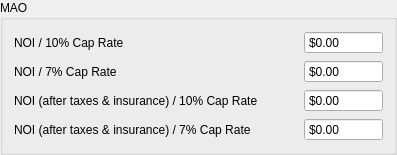
            <widget class="QGroupBox" name="groupBox_mAOOp">
             <property name="styleSheet">
              <string notr="true"/>
             </property>
             <property name="title">
              <string>MAO</string>
             </property>
             <layout class="QGridLayout" name="gridLayout_21">
              <item row="0" column="0">
               <layout class="QHBoxLayout" name="horizontalLayout_94">
                <item>
                 <widget class="QLabel" name="label_106">
                  <property name="sizePolicy">
                   <sizepolicy hsizetype="MinimumExpanding" vsizetype="Preferred">
                    <horstretch>0</horstretch>
                    <verstretch>0</verstretch>
                   </sizepolicy>
                  </property>
                  <property name="text">
                   <string>NOI / 10% Cap Rate</string>
                  </property>
                 </widget>
                </item>
                <item>
                 <spacer name="horizontalSpacer_97">
                  <property name="orientation">
                   <enum>Qt::Orientation::Horizontal</enum>
                  </property>
                  <property name="sizeHint" stdset="0">
                   <size>
                    <width>40</width>
                    <height>20</height>
                   </size>
                  </property>
                 </spacer>
                </item>
                <item>
                 <widget class="QDoubleSpinBox" name="doubleSpinBox_nOI10CrMAOOp">
                  <property name="toolTip">
                   <string>Please Fill NOI / 10% Cap Rate under ARV, Renovations</string>
                  </property>
                  <property name="readOnly">
                   <bool>true</bool>
                  </property>
                  <property name="buttonSymbols">
                   <enum>QAbstractSpinBox::ButtonSymbols::NoButtons</enum>
                  </property>
                  <property name="prefix">
                   <string>$</string>
                  </property>
                  <property name="minimum">
                   <double>-100000000.000000000000000</double>
                  </property>
                  <property name="maximum">
                   <double>9999999999.989999771118164</double>
                  </property>
                 </widget>
                </item>
               </layout>
              </item>
              <item row="1" column="0">
               <layout class="QHBoxLayout" name="horizontalLayout_95">
                <item>
                 <widget class="QLabel" name="label_107">
                  <property name="sizePolicy">
                   <sizepolicy hsizetype="MinimumExpanding" vsizetype="Preferred">
                    <horstretch>0</horstretch>
                    <verstretch>0</verstretch>
                   </sizepolicy>
                  </property>
                  <property name="text">
                   <string>NOI / 7% Cap Rate</string>
                  </property>
                 </widget>
                </item>
                <item>
                 <spacer name="horizontalSpacer_98">
                  <property name="orientation">
                   <enum>Qt::Orientation::Horizontal</enum>
                  </property>
                  <property name="sizeHint" stdset="0">
                   <size>
                    <width>40</width>
                    <height>20</height>
                   </size>
                  </property>
                 </spacer>
                </item>
                <item>
                 <widget class="QDoubleSpinBox" name="doubleSpinBox_nOI7CrMAOOp">
                  <property name="toolTip">
                   <string>Please Fill NOI / 7% Cap Rate under ARV, Renovations</string>
                  </property>
                  <property name="readOnly">
                   <bool>true</bool>
                  </property>
                  <property name="buttonSymbols">
                   <enum>QAbstractSpinBox::ButtonSymbols::NoButtons</enum>
                  </property>
                  <property name="prefix">
                   <string>$</string>
                  </property>
                  <property name="minimum">
                   <double>-100000000.000000000000000</double>
                  </property>
                  <property name="maximum">
                   <double>9999999999.989999771118164</double>
                  </property>
                 </widget>
                </item>
               </layout>
              </item>
              <item row="2" column="0">
               <layout class="QHBoxLayout" name="horizontalLayout_96">
                <item>
                 <widget class="QLabel" name="label_108">
                  <property name="sizePolicy">
                   <sizepolicy hsizetype="MinimumExpanding" vsizetype="Preferred">
                    <horstretch>0</horstretch>
                    <verstretch>0</verstretch>
                   </sizepolicy>
                  </property>
                  <property name="text">
                   <string>NOI (after taxes &amp; insurance) / 10% Cap Rate</string>
                  </property>
                 </widget>
                </item>
                <item>
                 <spacer name="horizontalSpacer_99">
                  <property name="orientation">
                   <enum>Qt::Orientation::Horizontal</enum>
                  </property>
                  <property name="sizeHint" stdset="0">
                   <size>
                    <width>40</width>
                    <height>20</height>
                   </size>
                  </property>
                 </spacer>
                </item>
                <item>
                 <widget class="QDoubleSpinBox" name="doubleSpinBox_nOIafterTax10CrMAOOp">
                  <property name="toolTip">
                   <string>Please Fill NOI (after taxes &amp; insurance) / 10% Cap Rate under ARV, Renovations</string>
                  </property>
                  <property name="readOnly">
                   <bool>true</bool>
                  </property>
                  <property name="buttonSymbols">
                   <enum>QAbstractSpinBox::ButtonSymbols::NoButtons</enum>
                  </property>
                  <property name="prefix">
                   <string>$</string>
                  </property>
                  <property name="minimum">
                   <double>-100000000.000000000000000</double>
                  </property>
                  <property name="maximum">
                   <double>9999999999.989999771118164</double>
                  </property>
                 </widget>
                </item>
               </layout>
              </item>
              <item row="3" column="0">
               <layout class="QHBoxLayout" name="horizontalLayout_97">
                <item>
                 <widget class="QLabel" name="label_109">
                  <property name="sizePolicy">
                   <sizepolicy hsizetype="MinimumExpanding" vsizetype="Preferred">
                    <horstretch>0</horstretch>
                    <verstretch>0</verstretch>
                   </sizepolicy>
                  </property>
                  <property name="text">
                   <string>NOI (after taxes &amp; insurance) / 7% Cap Rate</string>
                  </property>
                 </widget>
                </item>
                <item>
                 <spacer name="horizontalSpacer_100">
                  <property name="orientation">
                   <enum>Qt::Orientation::Horizontal</enum>
                  </property>
                  <property name="sizeHint" stdset="0">
                   <size>
                    <width>40</width>
                    <height>20</height>
                   </size>
                  </property>
                 </spacer>
                </item>
                <item>
                 <widget class="QDoubleSpinBox" name="doubleSpinBox_nOIafterTax7CrMAOOp">
                  <property name="toolTip">
                   <string>Please Fill NOI (after taxes &amp; insurance) / 7% Cap Rate under ARV, Renovations</string>
                  </property>
                  <property name="readOnly">
                   <bool>true</bool>
                  </property>
                  <property name="buttonSymbols">
                   <enum>QAbstractSpinBox::ButtonSymbols::NoButtons</enum>
                  </property>
                  <property name="prefix">
                   <string>$</string>
                  </property>
                  <property name="minimum">
                   <double>-100000000.000000000000000</double>
                  </property>
                  <property name="maximum">
                   <double>9999999999.989999771118164</double>
                  </property>
                 </widget>
                </item>
               </layout>
              </item>
             </layout>
            </widget>
